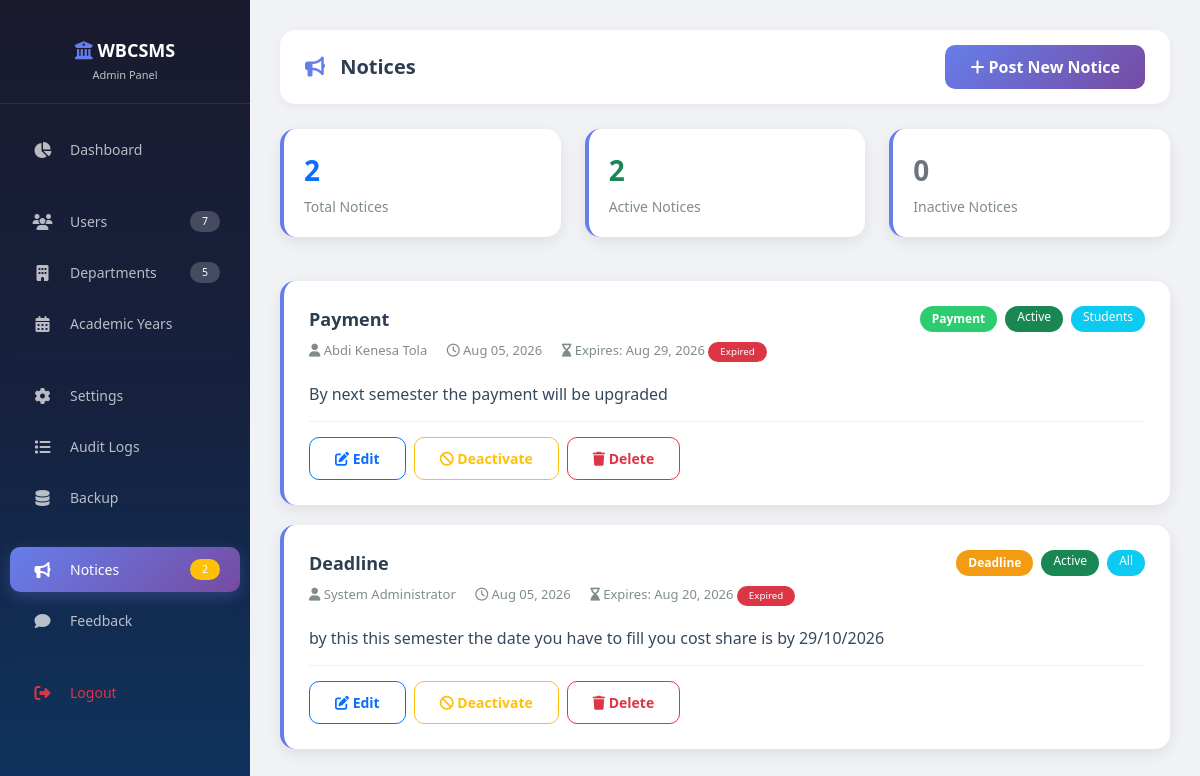
Screenshot of /modules/officer/notices.php (signed in) with the database file from the repository.
### tables this page shows
CREATE TABLE `notices` (
  `notice_id` int(11) NOT NULL,
  `title` varchar(200) NOT NULL,
  `content` text NOT NULL,
  `notice_type` enum('general','deadline','payment','disbursement','alert') DEFAULT 'general',
  `target_audience` enum('all','students','staff','department') DEFAULT 'all',
  `dept_id` int(11) DEFAULT NULL,
  `posted_by` int(11) NOT NULL,
  `is_active` tinyint(1) DEFAULT '1',
  `expiration_date` date DEFAULT NULL,
  `created_at` timestamp NOT NULL DEFAULT CURRENT_TIMESTAMP,
  `updated_at` timestamp NOT NULL DEFAULT CURRENT_TIMESTAMP ON UPDATE CURRENT_TIMESTAMP
);

CREATE TABLE `users` (
  `user_id` int(11) NOT NULL,
  `username` varchar(50) NOT NULL,
  `email` varchar(100) NOT NULL,
  `password_hash` varchar(255) NOT NULL,
  `full_name` varchar(100) NOT NULL,
  `role_id` int(11) NOT NULL,
  `dept_id` int(11) DEFAULT NULL,
  `student_id` varchar(20) DEFAULT NULL,
  `phone` varchar(20) DEFAULT NULL,
  `profile_image` varchar(255) DEFAULT NULL,
  `is_active` tinyint(1) DEFAULT '1',
  `is_verified` tinyint(1) DEFAULT '0',
  `last_login` datetime DEFAULT NULL,
  `created_at` timestamp NOT NULL DEFAULT CURRENT_TIMESTAMP,
  `updated_at` timestamp NOT NULL DEFAULT CURRENT_TIMESTAMP ON UPDATE CURRENT_TIMESTAMP,
  `remember_token` varchar(255) DEFAULT NULL
);

### includes/auth.php (called while the page is built, shortened)
<?php
class Auth {
    public static function hasRole($roleId) {
        return isset($_SESSION['role_id']) && $_SESSION['role_id'] == $roleId;
    }
}
?>

### includes/functions.php (called while the page is built, shortened)
<?php
function formatDate($date, $format = 'M d, Y') {
    return date($format, strtotime($date));
}
function timeAgo($datetime) {
    $time = strtotime($datetime);
    $diff = time() - $time;
    return date('M d, Y', $time);
}
?>

### modules/officer/notices.php (the view, shortened to what this page needs)
<?php
require_once '../../includes/auth.php';
require_once '../../includes/functions.php';
$query = "
    SELECT n.*, u.full_name as posted_by_name
    FROM notices n
    LEFT JOIN users u ON n.posted_by = u.user_id
    WHERE 1=1
";
$query .= " ORDER BY n.created_at DESC";
$notices = $pdo->query($query)->fetchAll();
$totalNotices = count($notices);
$activeNotices = array_filter($notices, function($n) { return $n['is_active'] == 1; });
?>
<!DOCTYPE html>
<html lang="en">
<head>
    <link href="https://cdn.jsdelivr.net/npm/bootstrap@5.3.0/dist/css/bootstrap.min.css" rel="stylesheet">
    <link rel="stylesheet" href="https://cdnjs.cloudflare.com/ajax/libs/font-awesome/6.4.0/css/all.min.css">
    <link href="../assets/css/style.css" rel="stylesheet">
</head>
<body>
    <?php
    if (Auth::hasRole(ROLE_ADMIN)) {
        include '../includes/admin_sidebar.php';
    } elseif (Auth::hasRole(ROLE_OFFICER)) {
        include '../../includes/officer_sidebar.php';
    } else {
        include '../../includes/student_sidebar.php';
    }
    ?>
    <div class="main-content">
        <div class="top-nav">
            <h5><i class="fas fa-bullhorn"></i> Notices</h5>
            <?php if (Auth::hasRole(ROLE_ADMIN) || Auth::hasRole(ROLE_OFFICER)): ?>
                <button class="btn btn-primary" data-bs-toggle="modal" data-bs-target="#addNoticeModal">
                    <i class="fas fa-plus"></i> Post New Notice
                </button>
            <?php endif; ?>
        </div>
        <?php if (Auth::hasRole(ROLE_ADMIN) || Auth::hasRole(ROLE_OFFICER)): ?>
        <div class="row g-4 mb-4">
            <div class="col-md-4">
                <div class="stats-card">
                    <div class="number text-primary"><?php echo $totalNotices; ?></div>
                    <div class="label">Total Notices</div>
                </div>
            </div>
            <div class="col-md-4">
                <div class="stats-card">
                    <div class="number text-success"><?php echo count($activeNotices); ?></div>
                    <div class="label">Active Notices</div>
                </div>
            </div>
            <div class="col-md-4">
                <div class="stats-card">
                    <div class="number text-secondary"><?php echo $totalNotices - count($activeNotices); ?></div>
                    <div class="label">Inactive Notices</div>
                </div>
            </div>
        </div>
        <?php endif; ?>
        <?php if (empty($notices)): ?>
            <div class="card">
                <div class="card-body text-center py-5">
                    <i class="fas fa-bullhorn fa-4x text-muted mb-3"></i>
                    <h5>No Notices Found</h5>
                    <p class="text-muted">
                        <?php if (Auth::hasRole(ROLE_ADMIN) || Auth::hasRole(ROLE_OFFICER)): ?>
                            Click "Post New Notice" to create your first notice.
                        <?php else: ?>
                            There are no notices available at this time. Please check back later.
                        <?php endif; ?>
                    </p>
                </div>
            </div>
        <?php else: ?>
            <?php foreach ($notices as $notice): ?>
            <div class="notice-card">
                <div class="d-flex justify-content-between align-items-start">
                    <div>
                        <div class="notice-title"><?php echo htmlspecialchars($notice['title']); ?></div>
                        <div class="notice-meta">
                            <i class="fas fa-user"></i>
                            <?php echo htmlspecialchars($notice['posted_by_name'] ?? 'System'); ?>
                            <span class="ms-3">
                                <i class="far fa-clock"></i>
                                <?php echo timeAgo($notice['created_at']); ?>
                            </span>
                            <?php if ($notice['expiration_date']): ?>
                                <span class="ms-3">
                                    <i class="fas fa-hourglass-end"></i>
                                    Expires: <?php echo formatDate($notice['expiration_date']); ?>
                                    <?php if (strtotime($notice['expiration_date']) < time()): ?>
                                        <span class="badge bg-danger">Expired</span>
                                    <?php endif; ?>
                                </span>
                            <?php endif; ?>
                        </div>
                    </div>
                    <div class="notice-badges">
                        <span class="notice-type-badge <?php echo $notice['notice_type']; ?>">
                            <?php echo ucfirst($notice['notice_type']); ?>
                        </span>
                        <?php if ($notice['is_active']): ?>
                            <span class="badge bg-success">Active</span>
                        <?php else: ?>
                            <span class="badge bg-secondary">Inactive</span>
                        <?php endif; ?>
                        <span class="badge bg-info"><?php echo ucfirst($notice['target_audience']); ?></span>
                    </div>
                </div>
                <div class="notice-content">
                    <?php echo nl2br(htmlspecialchars($notice['content'])); ?>
                </div>
                <?php if (Auth::hasRole(ROLE_ADMIN) || Auth::hasRole(ROLE_OFFICER)): ?>
                <div class="notice-actions">
                    <div class="d-flex gap-2">
                        <a href="?edit=<?php echo $notice['notice_id']; ?>" class="btn btn-sm btn-outline-primary">
                            <i class="fas fa-edit"></i> Edit
                        </a>
                        <button class="btn btn-sm btn-outline-<?php echo $notice['is_active'] ? 'warning' : 'success'; ?>"
                                onclick="toggleNotice(<?php echo $notice['notice_id']; ?>, <?php echo $notice['is_active'] ? 0 : 1; ?>)">
                            <i class="fas fa-<?php echo $notice['is_active'] ? 'ban' : 'check'; ?>"></i>
                            <?php echo $notice['is_active'] ? 'Deactivate' : 'Activate'; ?>
                        </button>
                        <button class="btn btn-sm btn-outline-danger" onclick="deleteNotice(<?php echo $notice['notice_id']; ?>)">
                            <i class="fas fa-trash"></i> Delete
                        </button>
                    </div>
                </div>
                <?php endif; ?>
            </div>
            <?php endforeach; ?>
        <?php endif; ?>
    </div>
</body>
</html>

### assets/css/style.css (style rules this page uses)
* { margin: 0; padding: 0; box-sizing: border-box; }
body { font-family: 'Segoe UI', Tahoma, Geneva, Verdana, sans-serif; background: #f0f2f5; color: #2C3E50; }
.main-content { margin-left: 250px; padding: 30px; min-height: 100vh; }
.top-nav { background: white; padding: 15px 25px; border-radius: 15px; box-shadow: 0 2px 10px rgba(0,0,0,0.05); margin-bottom: 25px; display: flex; justify-content: space-between; align-items: center; }
.top-nav h5 { margin: 0; font-weight: 700; color: #2C3E50; }
.top-nav h5 i { color: #667eea; margin-right: 10px; }
.stats-card { background: white; border-radius: 15px; padding: 25px; box-shadow: 0 5px 15px rgba(0,0,0,0.08); transition: transform 0.3s, box-shadow 0.3s; border-left: 4px solid #667eea; margin-bottom: 20px; }
.stats-card .number { font-size: 28px; font-weight: 700; color: #2C3E50; }
.stats-card .label { color: #7f8c8d; font-size: 14px; margin-top: 5px; }
.btn { border-radius: 10px; padding: 10px 25px; font-weight: 600; transition: all 0.3s; }
.btn-primary { background: linear-gradient(135deg, #667eea, #764ba2); border: none; }
.badge { padding: 5px 12px; border-radius: 20px; font-weight: 500; }

### modules/officer/notices.php (style rules this page uses)
.notice-card { background: white; border-radius: 15px; padding: 25px; box-shadow: 0 5px 15px rgba(0,0,0,0.08); margin-bottom: 20px; border-left: 4px solid #667eea; transition: all 0.3s; }
.notice-card .notice-title { font-weight: 700; font-size: 18px; color: #2C3E50; }
.notice-card .notice-meta { font-size: 13px; color: #7f8c8d; margin: 8px 0; }
.notice-card .notice-content { margin: 12px 0; color: #34495E; }
.notice-card .notice-badges { display: flex; gap: 8px; flex-wrap: wrap; }
.notice-card .notice-actions { margin-top: 15px; padding-top: 15px; border-top: 1px solid #f0f2f5; }
.stats-card { background: white; border-radius: 15px; padding: 20px; box-shadow: 0 5px 15px rgba(0,0,0,0.08); }
.stats-card .number { font-size: 28px; font-weight: 700; }
.stats-card .label { color: #7f8c8d; font-size: 14px; }
.notice-type-badge { padding: 4px 12px; border-radius: 20px; font-size: 12px; font-weight: 600; }
.notice-type-badge.deadline { background: #f39c12; color: white; }
.notice-type-badge.payment { background: #2ecc71; color: white; }

### includes/admin_sidebar.php (style rules this page uses)
.main-content { margin-left: 250px; padding: 30px; min-height: 100vh; background: #f0f2f5; }
.top-nav { background: white; padding: 15px 25px; border-radius: 15px; box-shadow: 0 2px 10px rgba(0,0,0,0.05); margin-bottom: 25px; display: flex; justify-content: space-between; align-items: center; }
.top-nav h5 { margin: 0; font-weight: 700; color: #2C3E50; }
.top-nav h5 i { color: #667eea; margin-right: 10px; }

### rows the page displays
notices: title "Payment", posted_by.full_name "Abdi Kenesa Tola", created_at "Aug 05, 2026", expiration_date "Aug 29, 2026", shows "Expired", notice_type "Payment", is_active "Active", target_audience "Students", content "By next semester the payment will be upgraded"
notices: title "Deadline", posted_by.full_name "System Administrator", created_at "Aug 05, 2026", expiration_date "Aug 20, 2026", shows "Expired", notice_type "Deadline", is_active "Active", target_audience "All", content "by this this semester the date you have to fill you cost share is by 29/10/2026"

### other values shown
$userCount "7"
$deptCount "5"
$noticeCount "2"
$totalNotices "2"
count($activeNotices) "2"
$totalNotices - count($activeNotices) "0"
